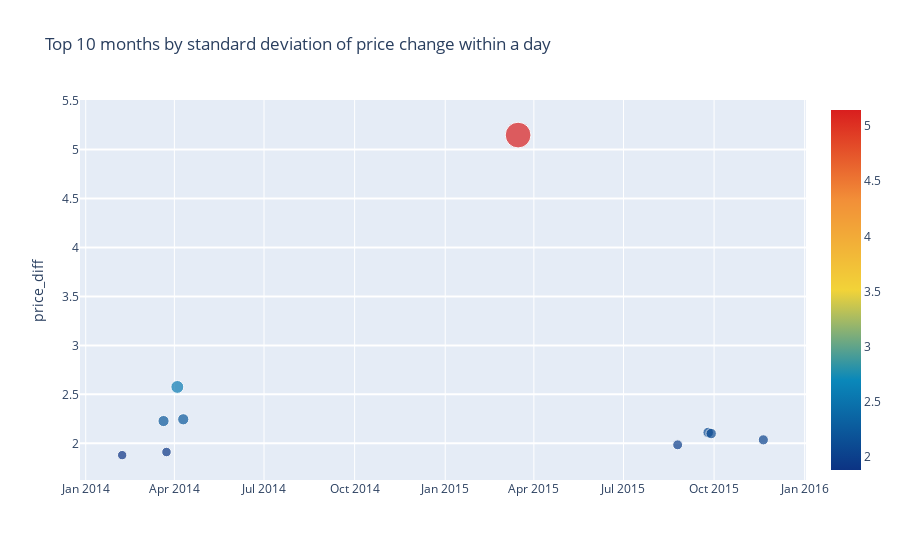

Notebook source saved alongside this figure:
### Markdown cell above
Now let's try to build that graph again.

### Code cell
market_train_df['price_diff'] = market_train_df['close'] - market_train_df['open']
grouped = market_train_df.groupby(['time']).agg({'price_diff': ['std', 'min']}).reset_index()
g = grouped.sort_values(('price_diff', 'std'), ascending=False)[:10]
g['min_text'] = 'Maximum price drop: ' + (-1 * np.round(g['price_diff']['min'], 2)).astype(str)
trace = go.Scatter(
    x = g['time'].dt.strftime(date_format='%Y-%m-%d').values,
    y = g['price_diff']['std'].values,
    mode='markers',
    marker=dict(
        size = g['price_diff']['std'].values * 5,
        color = g['price_diff']['std'].values,
        colorscale='Portland',
        showscale=True
    ),
    text = g['min_text'].values
    #text = f"Maximum price drop: {g['price_diff']['min'].values}"
    #g['time'].dt.strftime(date_format='%Y-%m-%d').values
)
data = [trace]

layout= go.Layout(
    autosize= True,
    title= 'Top 10 months by standard deviation of price change within a day',
    hovermode= 'closest',
    yaxis=dict(
        title= 'price_diff',
        ticklen= 5,
        gridwidth= 2,
    ),
    showlegend= False
)
fig = go.Figure(data=data, layout=layout)
py.iplot(fig,filename='scatter2010')

### Figure 1 — Plotly figure (JSON) as saved in the notebook; plotly's stock layout.template omitted (floating-point values rounded to 4 significant figures)
{"data": [{"marker": {"color": [5.147, 2.576, 2.246, 2.228, 2.111, 2.1, 2.036, 1.985, 1.912, 1.88], "colorscale": [[0, "rgb(12,51,131)"], [0.25, "rgb(10,136,186)"], [0.5, "rgb(242,211,56)"], [0.75, "rgb(242,143,56)"], [1, "rgb(217,30,30)"]], "showscale": true, "size": [25.74, 12.88, 11.23, 11.14, 10.56, 10.5, 10.18, 9.924, 9.558, 9.399]}, "mode": "markers", "text": ["Maximum price drop: 207.21", "Maximum price drop: 67.27", "Maximum price drop: 54.42", "Maximum price drop: 48.15", "Maximum price drop: 45.73", "Maximum price drop: 43.2", "Maximum price drop: 75.81", "Maximum price drop: 26.87", "Maximum price drop: 47.07", "Maximum price drop: 4.15"], "type": "scatter", "x": ["2015-03-16", "2014-04-04", "2014-04-10", "2014-03-21", "2015-09-25", "2015-09-28", "2015-11-20", "2015-08-25", "2014-03-24", "2014-02-07"], "y": [5.147, 2.576, 2.246, 2.228, 2.111, 2.1, 2.036, 1.985, 1.912, 1.88]}], "layout": {"autosize": true, "hovermode": "closest", "showlegend": false, "title": {"text": "Top 10 months by standard deviation of price change within a day"}, "yaxis": {"gridwidth": 2, "ticklen": 5, "title": {"text": "price_diff"}}}}
